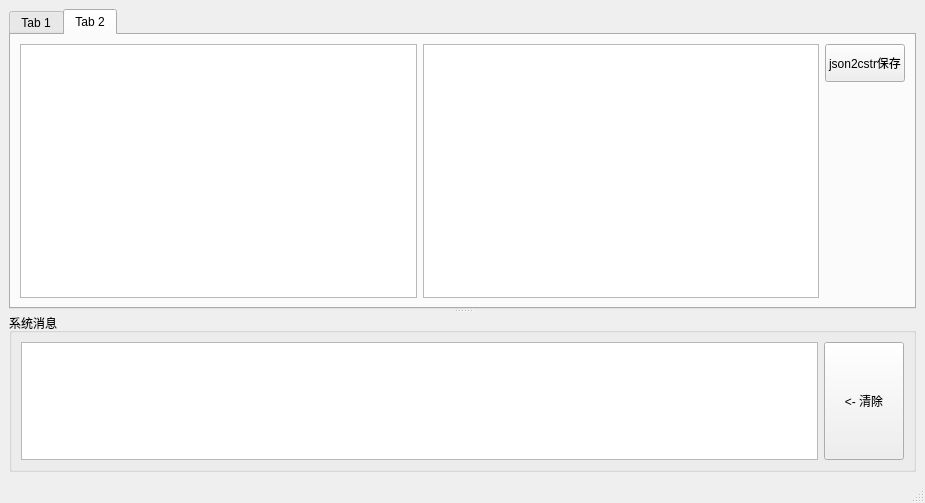
<?xml version="1.0" encoding="UTF-8"?>
<ui version="4.0">
 <class>user_tool</class>
 <widget class="QMainWindow" name="user_tool">
  <property name="geometry">
   <rect>
    <x>0</x>
    <y>0</y>
    <width>925</width>
    <height>503</height>
   </rect>
  </property>
  <property name="windowTitle">
   <string>MainWindow</string>
  </property>
  <widget class="QWidget" name="centralwidget">
   <layout class="QVBoxLayout" name="verticalLayout">
    <item>
     <widget class="QSplitter" name="splitter">
      <property name="orientation">
       <enum>Qt::Vertical</enum>
      </property>
      <widget class="QTabWidget" name="tabWidget">
       <property name="sizePolicy">
        <sizepolicy hsizetype="Expanding" vsizetype="Expanding">
         <horstretch>0</horstretch>
         <verstretch>0</verstretch>
        </sizepolicy>
       </property>
       <property name="minimumSize">
        <size>
         <width>0</width>
         <height>300</height>
        </size>
       </property>
       <property name="currentIndex">
        <number>1</number>
       </property>
       <widget class="QWidget" name="tab">
        <attribute name="title">
         <string>Tab 1</string>
        </attribute>
        <layout class="QHBoxLayout" name="horizontalLayout_2">
         <item>
          <widget class="QPlainTextEdit" name="plainTextEdit"/>
         </item>
         <item>
          <layout class="QVBoxLayout" name="verticalLayout_2">
           <item>
            <widget class="QPushButton" name="hexSaveBn">
             <property name="minimumSize">
              <size>
               <width>0</width>
               <height>38</height>
              </size>
             </property>
             <property name="text">
              <string>hexToData保存</string>
             </property>
            </widget>
           </item>
           <item>
            <spacer name="verticalSpacer">
             <property name="orientation">
              <enum>Qt::Vertical</enum>
             </property>
             <property name="sizeHint" stdset="0">
              <size>
               <width>20</width>
               <height>40</height>
              </size>
             </property>
            </spacer>
           </item>
          </layout>
         </item>
        </layout>
       </widget>
       <widget class="QWidget" name="tab_2">
        <attribute name="title">
         <string>Tab 2</string>
        </attribute>
        <layout class="QHBoxLayout" name="horizontalLayout">
         <item>
          <widget class="QPlainTextEdit" name="json2cstrEd"/>
         </item>
         <item>
          <widget class="QPlainTextEdit" name="json2cstrRd"/>
         </item>
         <item>
          <layout class="QVBoxLayout" name="verticalLayout_4">
           <item>
            <widget class="QPushButton" name="json2cstrBn">
             <property name="minimumSize">
              <size>
               <width>0</width>
               <height>38</height>
              </size>
             </property>
             <property name="text">
              <string>json2cstr保存</string>
             </property>
            </widget>
           </item>
           <item>
            <spacer name="verticalSpacer_2">
             <property name="orientation">
              <enum>Qt::Vertical</enum>
             </property>
             <property name="sizeHint" stdset="0">
              <size>
               <width>20</width>
               <height>40</height>
              </size>
             </property>
            </spacer>
           </item>
          </layout>
         </item>
        </layout>
       </widget>
      </widget>
      <widget class="QGroupBox" name="groupBox_5">
       <property name="sizePolicy">
        <sizepolicy hsizetype="Preferred" vsizetype="Preferred">
         <horstretch>0</horstretch>
         <verstretch>0</verstretch>
        </sizepolicy>
       </property>
       <property name="title">
        <string>系统消息</string>
       </property>
       <layout class="QHBoxLayout" name="horizontalLayout_9">
        <item>
         <widget class="QTextBrowser" name="outInfoEd"/>
        </item>
        <item>
         <layout class="QVBoxLayout" name="verticalLayout_3">
          <item>
           <widget class="QPushButton" name="clearBn">
            <property name="sizePolicy">
             <sizepolicy hsizetype="Minimum" vsizetype="Expanding">
              <horstretch>0</horstretch>
              <verstretch>0</verstretch>
             </sizepolicy>
            </property>
            <property name="minimumSize">
             <size>
              <width>60</width>
              <height>38</height>
             </size>
            </property>
            <property name="text">
             <string>&lt;- 清除</string>
            </property>
           </widget>
          </item>
         </layout>
        </item>
       </layout>
      </widget>
     </widget>
    </item>
   </layout>
  </widget>
  <widget class="QMenuBar" name="menubar">
   <property name="geometry">
    <rect>
     <x>0</x>
     <y>0</y>
     <width>925</width>
     <height>22</height>
    </rect>
   </property>
  </widget>
  <widget class="QStatusBar" name="statusbar"/>
 </widget>
 <resources/>
 <connections/>
</ui>
